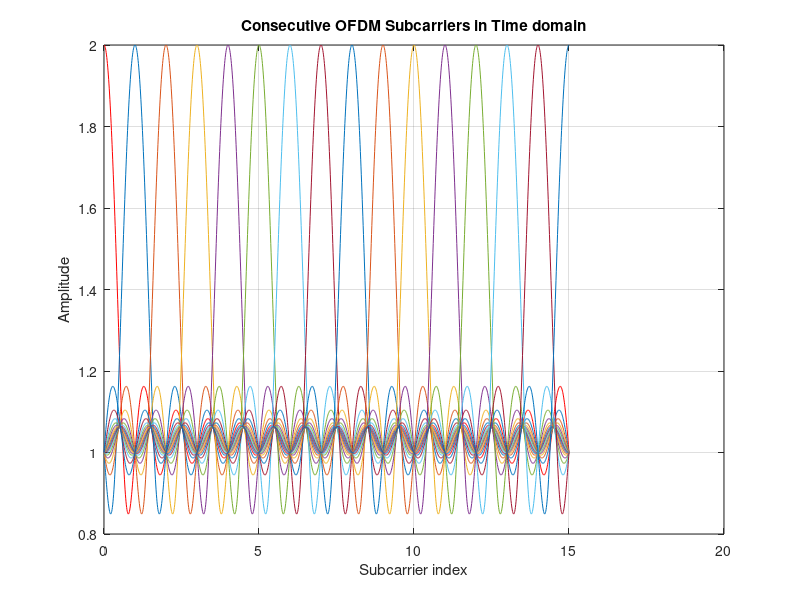

The MATLAB source for this figure:
clc
clear all
e = 0;          % Normalized CFO
N = 16;         % Total Subcarriers
Indx = 0.01;    % Over sampling index
vi = 1;         % counter index
for k = 0:Indx:N-1
    hi = 1;     % counter index
    for l = 0:N-1
       % this function calculates effect of CFO. Bias 1 is deliberately 
       % added in order to evaluate function at zero CFO.
       f(vi,hi) = 1 +(sin(pi*(l+e-k))*exp(1i*pi*(N-1)*(l+e-k)/N))...
                  /(N*sin(pi*(l+e-k)/N));
       hi = hi+1;
    end
    vi = vi+1;
end
plot([0:Indx:N-1],abs(f(:,1)),'r'); 
hold on; grid on; 
title('Consecutive OFDM Subcarriers in Time domain');
xlabel('Subcarrier index');ylabel('Amplitude');
for n = 1:N-1
    plot([0:Indx:N-1],abs(f(:,n+1)));
end
